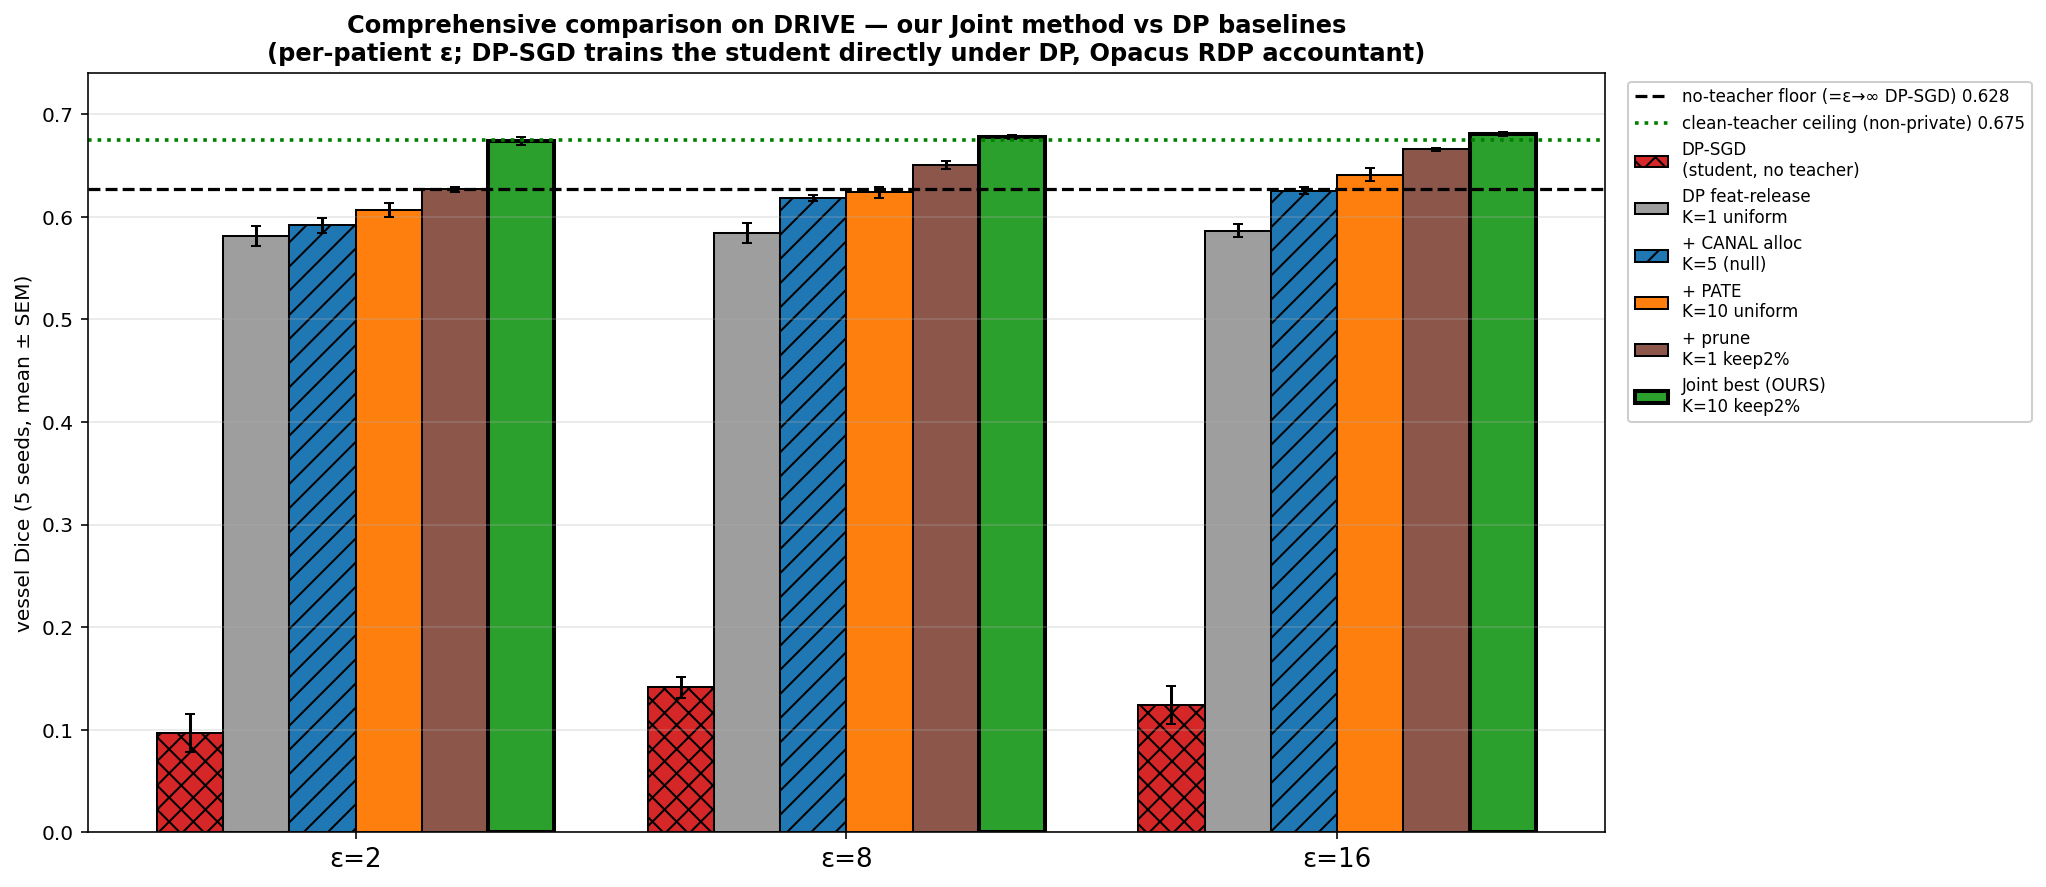

Python code for this plot:
"""Comprehensive comparison: our Joint-best vs DP baselines on DRIVE.
All bars: TinyUNet base-16 student, val vessel Dice, 5 seeds, per-patient ε.
Joint-source bars share one protocol; CANAL from the K=5 combined run; DP-SGD
trained directly on the 20 private images (Opacus RDP accountant)."""
import json
from pathlib import Path
import numpy as np
import matplotlib
matplotlib.use("Agg")
import matplotlib.pyplot as plt

HERE = Path(__file__).parent
def L(n): return json.load(open(HERE / n))
joint    = L("drive_pate_pruning_joint_results.json")
combined = L("drive_pate_canal_combined_results.json")
abl      = L("drive_pruning_ablation_results.json")
EPS = [2.0, 8.0, 16.0]; SQ5 = np.sqrt(5)
try:
    dpsgd = L("drive_dpsgd_baseline_results.json"); DPSGD_PROVISIONAL = False
except FileNotFoundError:
    # PROVISIONAL placeholders while the full sweep runs (partial ε=2 seeds + ε=8 probe)
    dpsgd = {"sweep": {"2.0": {"mean": 0.108, "sem": 0.035},
                       "8.0": {"mean": 0.177, "sem": 0.000},
                       "16.0": {"mean": 0.200, "sem": 0.000}}}
    DPSGD_PROVISIONAL = True
try:
    inputdp = L("drive_input_dp_baseline_results.json"); IDP_PROVISIONAL = False
except FileNotFoundError:
    inputdp = {"sweep": {f"{e}": {"mean": 0.40, "sem": 0.0} for e in (2.0, 8.0, 16.0)}}
    IDP_PROVISIONAL = True
PROVISIONAL = DPSGD_PROVISIONAL or IDP_PROVISIONAL

floor   = abl["no_noise"]["student_only"]["vessel_dice"]["mean"]
ceiling = abl["no_noise"]["clean_full"]["vessel_dice"]["mean"]

def jc(K,f,e):  c=joint["sweep"][str(K)][f"{e}"][f"{f:.2f}"];           return c["mean"], c["sem"]
def canal(e):   c=combined["sweep"][str(e)]["CANAL"];                   return c["mean"], c["std"]/SQ5
def dps(e):     c=dpsgd["sweep"][f"{e}"];                               return c["mean"], c.get("sem",0)
def idp(e):     c=inputdp["sweep"][f"{e}"];                             return c["mean"], c.get("sem",0)

# (label, getter, color, family)
EXT="external DP baseline"; OURS="our pipeline (ablation)"; BEST="our method"
bars = [
    ("DP-SGD\n(student, no teacher)",   dps,                 "#d62728", EXT),
    ("DP feat-release\nK=1 uniform",    lambda e: jc(1,1.0,e),  "#9e9e9e", OURS),
    ("+ CANAL alloc\nK=5 (null)",       canal,               "#1f77b4", OURS),
    ("+ PATE\nK=10 uniform",            lambda e: jc(10,1.0,e), "#ff7f0e", OURS),
    ("+ prune\nK=1 keep2%",             lambda e: jc(1,0.02,e), "#8c564b", OURS),
    ("Joint best (OURS)\nK=10 keep2%",  lambda e: jc(10,0.02,e),"#2ca02c", BEST),
]
fig, ax = plt.subplots(figsize=(13.5, 6.8))
nb=len(bars); w=0.135; x=np.arange(len(EPS))
for i,(name,fn,col,fam) in enumerate(bars):
    ms=[fn(e)[0] for e in EPS]; ss=[fn(e)[1] for e in EPS]
    pos=x+(i-nb/2+0.5)*w
    hatch = "xx" if fam==EXT else ("//" if "null" in name else "")
    lw = 2.0 if fam==BEST else 1.0
    ax.bar(pos, ms, w, yerr=ss, capsize=2.5, color=col, hatch=hatch,
           edgecolor="black", linewidth=lw, label=name)
ax.axhline(floor,   color="black", ls="--", lw=1.6, label=f"no-teacher floor (=ε→∞ DP-SGD) {floor:.3f}")
ax.axhline(ceiling, color="green", ls=":",  lw=1.8, label=f"clean-teacher ceiling (non-private) {ceiling:.3f}")
ax.set_xticks(x); ax.set_xticklabels([f"ε={int(e)}" for e in EPS], fontsize=13)
ax.set_ylabel("vessel Dice (5 seeds, mean ± SEM)")
ax.set_ylim(0.0, 0.74)
ax.set_title("Comprehensive comparison on DRIVE — our Joint method vs DP baselines\n"
             "(per-patient ε; DP-SGD trains the student directly under DP, Opacus RDP accountant)",
             fontweight="bold")
if PROVISIONAL:
    msg = "⚠ PROVISIONAL: " + ", ".join(
        [m for m,f in [("DP-SGD",DPSGD_PROVISIONAL),("input-DP",IDP_PROVISIONAL)] if f]) \
        + " still running"
    ax.text(0.5, 0.97, msg, transform=ax.transAxes, ha="center", va="top", fontsize=10,
            color="#d62728", fontweight="bold",
            bbox=dict(boxstyle="round", fc="#fff3f3", ec="#d62728"))
ax.legend(fontsize=8.3, ncol=1, loc="upper left", bbox_to_anchor=(1.01, 1.0), framealpha=0.95)
ax.grid(alpha=0.3, axis="y")
fig.savefig(HERE/"fig_comprehensive.png", dpi=145, bbox_inches="tight")
print("saved fig_comprehensive.png")

print(f"\nfloor={floor:.3f} ceiling={ceiling:.3f}")
print(f"{'method':<28}" + "".join(f"  ε={int(e):<4}" for e in EPS))
for name,fn,_,fam in bars:
    lab=name.split(chr(10))[0]
    print(f"{lab:<28}" + "".join(f"  {fn(e)[0]:.3f}" for e in EPS) + f"   [{fam}]")
